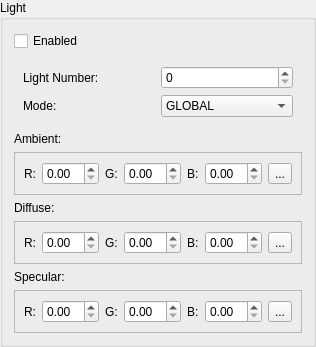
         <widget class="QGroupBox" name="lightGroupBox" >
          <property name="title" >
           <string>Light</string>
          </property>
          <layout class="QVBoxLayout" name="verticalLayout_5" >
           <item>
            <widget class="QCheckBox" name="lightEnabledToggle" >
             <property name="text" >
              <string>Enabled</string>
             </property>
            </widget>
           </item>
           <item>
            <widget class="QWidget" native="1" name="widget_7" >
             <layout class="QGridLayout" name="gridLayout_16" >
              <item row="0" column="0" >
               <widget class="QLabel" name="label_58" >
                <property name="text" >
                 <string>Light Number:</string>
                </property>
               </widget>
              </item>
              <item row="0" column="1" >
               <widget class="QSpinBox" name="lightNumberEdit" >
                <property name="maximum" >
                 <number>7</number>
                </property>
               </widget>
              </item>
              <item row="1" column="0" >
               <widget class="QLabel" name="label_59" >
                <property name="text" >
                 <string>Mode:</string>
                </property>
               </widget>
              </item>
              <item row="1" column="1" >
               <widget class="QComboBox" name="lightModeCombo" >
                <item>
                 <property name="text" >
                  <string>GLOBAL</string>
                 </property>
                </item>
                <item>
                 <property name="text" >
                  <string>LOCAL</string>
                 </property>
                </item>
               </widget>
              </item>
             </layout>
            </widget>
           </item>
           <item>
            <widget class="QLabel" name="label_44" >
             <property name="text" >
              <string>Ambient:</string>
             </property>
            </widget>
           </item>
           <item>
            <widget class="QFrame" name="frame_6" >
             <property name="frameShape" >
              <enum>QFrame::StyledPanel</enum>
             </property>
             <property name="frameShadow" >
              <enum>QFrame::Plain</enum>
             </property>
             <layout class="QHBoxLayout" name="horizontalLayout_6" >
              <item>
               <widget class="QLabel" name="label_41" >
                <property name="text" >
                 <string>R:</string>
                </property>
               </widget>
              </item>
              <item>
               <widget class="QDoubleSpinBox" name="lightAmbRedEdit" />
              </item>
              <item>
               <widget class="QLabel" name="label_42" >
                <property name="text" >
                 <string>G:</string>
                </property>
               </widget>
              </item>
              <item>
               <widget class="QDoubleSpinBox" name="lightAmbGreenEdit" />
              </item>
              <item>
               <widget class="QLabel" name="label_43" >
                <property name="text" >
                 <string>B:</string>
                </property>
               </widget>
              </item>
              <item>
               <widget class="QDoubleSpinBox" name="lightAmbBlueEdit" />
              </item>
              <item>
               <widget class="QToolButton" name="lightAmbPushbutton" >
                <property name="text" >
                 <string>...</string>
                </property>
               </widget>
              </item>
             </layout>
            </widget>
           </item>
           <item>
            <widget class="QLabel" name="label_45" >
             <property name="text" >
              <string>Diffuse:</string>
             </property>
            </widget>
           </item>
           <item>
            <widget class="QFrame" name="frame_8" >
             <property name="frameShape" >
              <enum>QFrame::StyledPanel</enum>
             </property>
             <property name="frameShadow" >
              <enum>QFrame::Plain</enum>
             </property>
             <layout class="QHBoxLayout" name="horizontalLayout_8" >
              <item>
               <widget class="QLabel" name="label_51" >
                <property name="text" >
                 <string>R:</string>
                </property>
               </widget>
              </item>
              <item>
               <widget class="QDoubleSpinBox" name="lightDiffRedEdit" />
              </item>
              <item>
               <widget class="QLabel" name="label_52" >
                <property name="text" >
                 <string>G:</string>
                </property>
               </widget>
              </item>
              <item>
               <widget class="QDoubleSpinBox" name="lightDiffGreenEdit" />
              </item>
              <item>
               <widget class="QLabel" name="label_53" >
                <property name="text" >
                 <string>B:</string>
                </property>
               </widget>
              </item>
              <item>
               <widget class="QDoubleSpinBox" name="lightDiffBlueEdit" />
              </item>
              <item>
               <widget class="QToolButton" name="lightDiffPushbutton" >
                <property name="text" >
                 <string>...</string>
                </property>
               </widget>
              </item>
             </layout>
            </widget>
           </item>
           <item>
            <widget class="QLabel" name="label_54" >
             <property name="text" >
              <string>Specular:</string>
             </property>
            </widget>
           </item>
           <item>
            <widget class="QFrame" name="frame_9" >
             <property name="frameShape" >
              <enum>QFrame::StyledPanel</enum>
             </property>
             <property name="frameShadow" >
              <enum>QFrame::Plain</enum>
             </property>
             <layout class="QHBoxLayout" name="horizontalLayout_9" >
              <item>
               <widget class="QLabel" name="label_55" >
                <property name="text" >
                 <string>R:</string>
                </property>
               </widget>
              </item>
              <item>
               <widget class="QDoubleSpinBox" name="lightSpecRedEdit" />
              </item>
              <item>
               <widget class="QLabel" name="label_56" >
                <property name="text" >
                 <string>G:</string>
                </property>
               </widget>
              </item>
              <item>
               <widget class="QDoubleSpinBox" name="lightSpecGreenEdit" />
              </item>
              <item>
               <widget class="QLabel" name="label_57" >
                <property name="text" >
                 <string>B:</string>
                </property>
               </widget>
              </item>
              <item>
               <widget class="QDoubleSpinBox" name="lightSpecBlueEdit" />
              </item>
              <item>
               <widget class="QToolButton" name="lightSpecPushbutton" >
                <property name="text" >
                 <string>...</string>
                </property>
               </widget>
              </item>
             </layout>
            </widget>
           </item>
          </layout>
         </widget>
